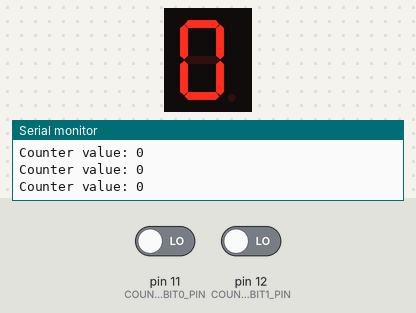
The sketch below on a simulated Arduino Uno, built with avr-gcc and run on an emulated ATmega328P. Parts: 1-digit seven-segment display, the last lines printed to the serial monitor. Wiring (inferred from the names in the program): 1-digit 7-segment display, segments lit when HIGH: segments pin 2, pin 3, pin 4, pin 5, pin 6, pin 7, pin 8, pin 9. Inputs (shaded band) come from the test bench; at power-on: pin 11 (COUNTER_BIT0_PIN) LOW, pin 12 (COUNTER_BIT1_PIN) LOW. The segment pins are drawn as the display they are named for.

Above: at 2.3 s.
2.4 s: pin 11 (COUNTER_BIT0_PIN) driven HIGH
At 3.3 s:
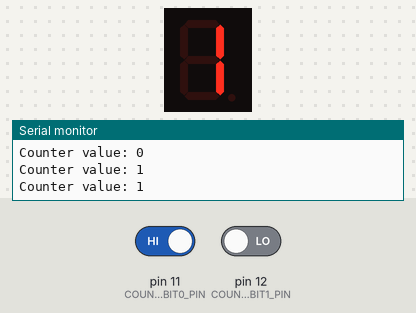
4.0 s: pin 12 (COUNTER_BIT1_PIN) driven HIGH
At 4.5 s:
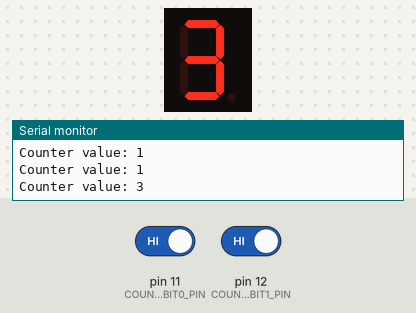
5.5 s: pin 11 (COUNTER_BIT0_PIN) driven LOW
At 6.9 s:
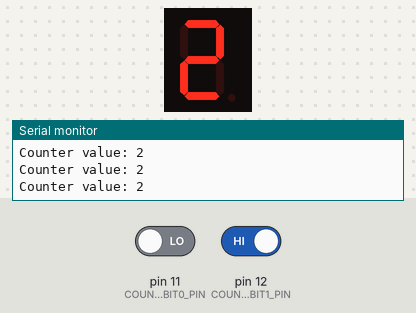
Timing chart, 0 to 8.5 s (numbered marks = the images above; inputs shaded):
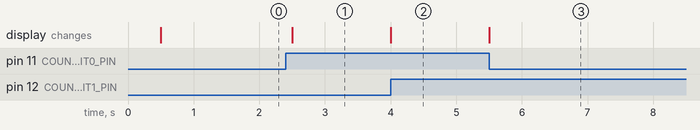

Measured:
- after the input at 2.4 s, the display: changes after 0.10 s (image 1)
- after the input at 4.0 s, the display: changes at once (image 2)
- after the input at 5.5 s, the display: changes at once (image 3)

The sketch:

2_Bit_Synchronous_Counter.ino
```cpp
/*
 * 2-Bit Synchronous Counter with 7-Segment Display
 *
 * The Arduino generates the clock pulse for a 2-bit synchronous binary
 * counter built from JK flip-flops. It then reads the resulting counter
 * state back in and shows the current count (0-3) on a 7-segment display.
 *
 * 7-segment layout, segments a-g plus decimal point (dp):
 *   Digit 0: a b c d e f g dp = 1 1 1 1 1 1 0 0
 *   Digit 1: a b c d e f g dp = 0 1 1 0 0 0 0 0
 *   Digit 2: a b c d e f g dp = 1 1 0 1 1 0 1 0
 *   Digit 3: a b c d e f g dp = 1 1 1 1 0 0 1 0
 */

const byte SEGMENT_COUNT = 8;
const byte DIGIT_COUNT = 4;

// Arduino pins driving the 7-segment display, in order: a b c d e f g dp
const byte segmentPins[SEGMENT_COUNT] = {2, 3, 4, 5, 6, 7, 8, 9};

// Segment on/off pattern for every displayable digit (0-3)
const byte digitSegments[DIGIT_COUNT][SEGMENT_COUNT] = {
    {1, 1, 1, 1, 1, 1, 0, 0}, // 0
    {0, 1, 1, 0, 0, 0, 0, 0}, // 1
    {1, 1, 0, 1, 1, 0, 1, 0}, // 2
    {1, 1, 1, 1, 0, 0, 1, 0}, // 3
};

const byte CLOCK_PIN = 13;        // Drives the flip-flops' shared (synchronous) clock input
const byte COUNTER_BIT0_PIN = 11; // Least significant bit (Q0) of the flip-flop counter
const byte COUNTER_BIT1_PIN = 12; // Most significant bit (Q1) of the flip-flop counter

const int CLOCK_PULSE_DELAY_MS = 500;

int readCounterValue(int bit0, int bit1);
void displayDigit(int digit);

void setup()
{
  pinMode(COUNTER_BIT0_PIN, INPUT);
  pinMode(COUNTER_BIT1_PIN, INPUT);

  for (byte i = 0; i < SEGMENT_COUNT; i++)
  {
    pinMode(segmentPins[i], OUTPUT);
  }
  pinMode(CLOCK_PIN, OUTPUT);

  Serial.begin(9600);
}

void loop()
{
  delay(CLOCK_PULSE_DELAY_MS);

  // Pulse the clock high to advance the counter by one step
  digitalWrite(CLOCK_PIN, HIGH);

  int bit0 = digitalRead(COUNTER_BIT0_PIN);
  int bit1 = digitalRead(COUNTER_BIT1_PIN);
  int counterValue = readCounterValue(bit0, bit1);

  Serial.print("Counter value: ");
  Serial.println(counterValue);
  displayDigit(counterValue);

  digitalWrite(CLOCK_PIN, LOW);
}

// Lights up the segments for the given digit (0-3) on the display
void displayDigit(int digit)
{
  for (byte i = 0; i < SEGMENT_COUNT; i++)
  {
    digitalWrite(segmentPins[i], digitSegments[digit][i]);
  }
}

// Combines the two counter output bits into a decimal value (0-3).
// bit1 is the most significant bit.
int readCounterValue(int bit0, int bit1)
{
  return (bit1 << 1) | bit0;
}
```
